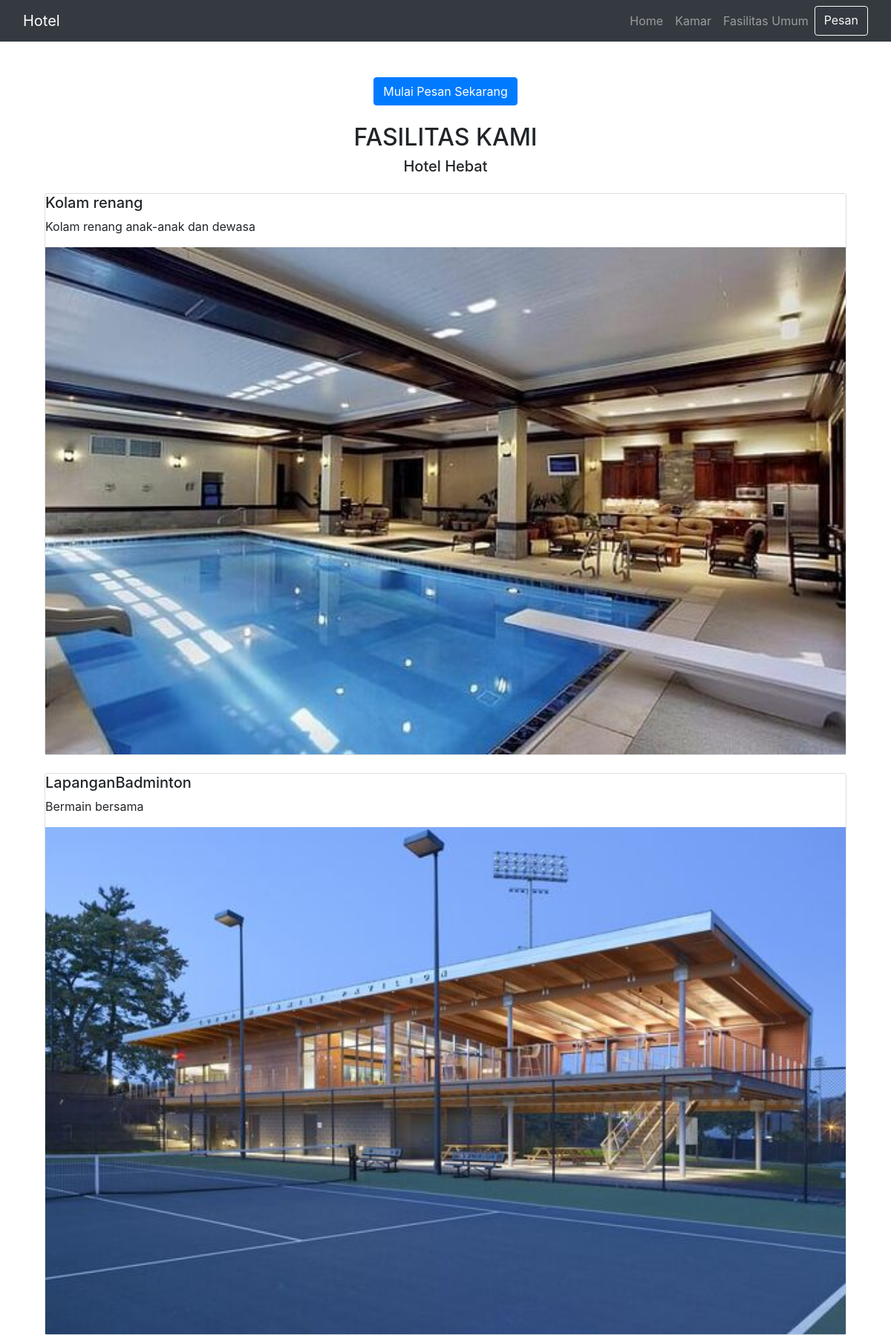
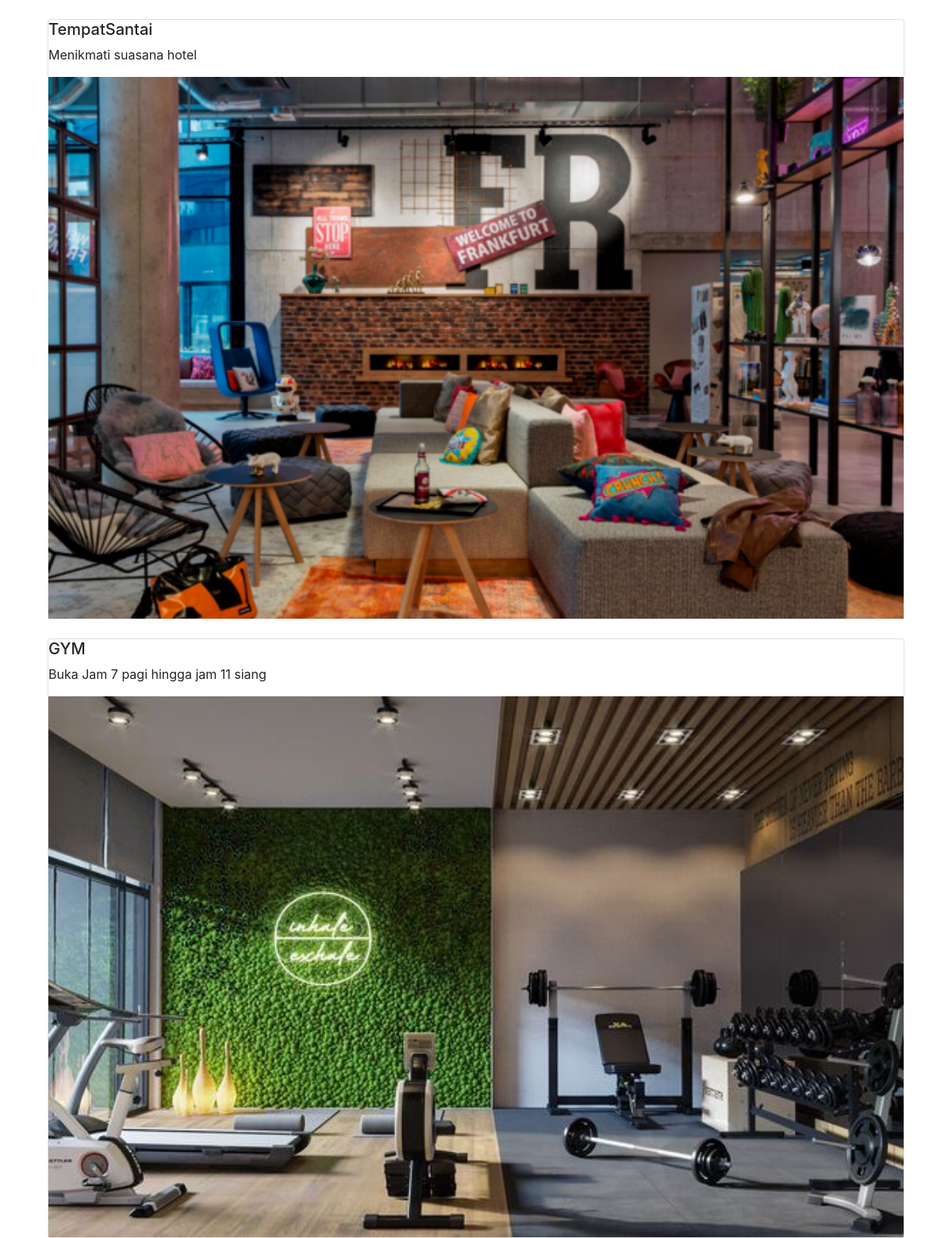
Page /fasilitas_umum.php on the committed database (2 pictures, top to bottom).
### tables this page shows
CREATE TABLE `fasilitas_umum` (
  `id` int(11) NOT NULL,
  `nama_fasilitas` varchar(50) NOT NULL,
  `keterangan` text NOT NULL,
  `gambar` varchar(100) NOT NULL
);

### fasilitas_umum.php (the view, shortened to what this page needs)
<?php
$conn = mysqli_connect("localhost", "root", "", "hotel-hebat");
?>
<!DOCTYPE html>
<html lang="en">
<head>
  <link rel="stylesheet" href="./vendor/bootstrap.min.css">
  <link href="./temp/vendor/bootstrap/css/bootstrap.min.css" rel="stylesheet">
        <link href="./temp/vendor/font-awesome/css/font-awesome.min.css" rel="stylesheet">
        <link href="./temp/vendor/animate/animate.min.css" rel="stylesheet">
        <link href="./temp/vendor/slick/slick.css" rel="stylesheet">
        <link href="./temp/vendor/tempusdominus/css/tempusdominus-bootstrap-4.min.css" rel="stylesheet" />
</head>
<body style="margin-top: 80px;">
  <?php
  include './navbar.php'
  ?>
  <div class="container mt-2">
    <div class="d-flex justify-content-center">
      <div class="row">
        <div class="col-sm form-floating mb-3 mt-4">
          <a href="pesan.php" class="btn btn-primary">Mulai Pesan Sekarang</a>
        </div>
      </div>
    </div>
  </div>
  <div class="container mt-2" id="panel_fasilitas_kami">
    <h2 class="text-center">FASILITAS KAMI</h2>
    <h5 class="text-center">Hotel Hebat</h5>
    <?php
    $resultFasilitasUmum = mysqli_query($conn, "SELECT * FROM fasilitas_umum");
    ?>
    <?php while ($rowFasilitasUmum = mysqli_fetch_assoc($resultFasilitasUmum)) : ?>
      <div class="container mt-4">
        <div class="card">
          <h5><?= $rowFasilitasUmum['nama_fasilitas']; ?></h5>
          <p><?= $rowFasilitasUmum['keterangan']; ?></p>
          <img class="img-fluid" max-width: 100%; height: auto; src="./vendor/img/fasilitas_umum/<?= $rowFasilitasUmum['gambar']; ?>" alt="Gambar" >
        </div>
      </div>
    <?php endwhile; ?>
  </div>
</body>
</html>

### rows in the picture
fasilitas_umum: nama_fasilitas "Kolam renang", keterangan "Kolam renang anak-anak dan dewasa", gambar (picture)
fasilitas_umum: nama_fasilitas "LapanganBadminton", keterangan "Bermain bersama", gambar (picture)
fasilitas_umum: nama_fasilitas "TempatSantai", keterangan "Menikmati suasana hotel", gambar (picture)
fasilitas_umum: nama_fasilitas "GYM", keterangan "Buka Jam 7 pagi hingga jam 11 siang", gambar (picture)
